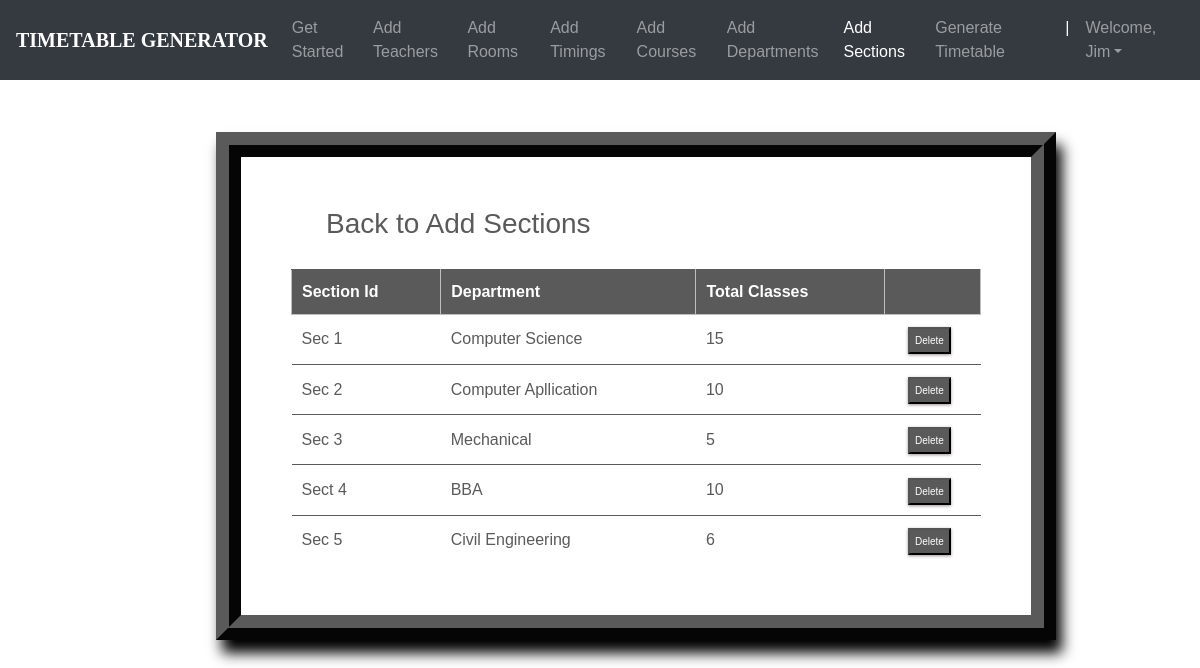
/sections_list/ (signed in), run on the app's committed database.
### ttgen/models.py (models this page shows, shortened)
class Section(models.Model):
    section_id = models.CharField(max_length=25, primary_key=True)
    department = models.ForeignKey(Department, on_delete=models.CASCADE)
    num_class_in_week = models.IntegerField(default=0)
    course = models.ForeignKey(Course, on_delete=models.CASCADE, blank=True, null=True)
    meeting_time = models.ForeignKey(MeetingTime, on_delete=models.CASCADE, blank=True, null=True)
    room = models.ForeignKey(Room, on_delete=models.CASCADE, blank=True, null=True)
    instructor = models.ForeignKey(Instructor, on_delete=models.CASCADE, blank=True, null=True)

class Department(models.Model):
    dept_name = models.CharField(max_length=50)
    courses = models.ManyToManyField(Course)
    def __str__(self):
        return self.dept_name

### ttgen/views.py (the view)
# urls.py: path('sections_list/', views.section_list, name='editsection'),
@login_required
def section_list(request):
    context = {
        'sections': Section.objects.all()
    }
    return render(request, 'seclist.html', context)

### templates/seclist.html (shortened to what this page needs)
<!DOCTYPE html>
<html lang="en">
<head>
	<link rel="stylesheet" href="https://maxcdn.bootstrapcdn.com/bootstrap/4.0.0/css/bootstrap.min.css">
    <link rel="stylesheet" type="text/css" href="static/css/index.css">
</head>
<body>
        <header>
			<nav class="navbar navbar-expand-md navbar-dark fixed-top bg-dark">
                <a class="navbar-brand" href="#"><b>TIMETABLE GENERATOR</b></a>
                <div class="collapse navbar-collapse" id="navbarCollapse">
                    <ul class="navbar-nav ml-auto">
                    <li class="nav-item">
                        <a class="nav-link" href="{% url 'admindash' %}">Get Started</a>
                    </li>
                    <li class="nav-item">
                        <a class="nav-link" href="{% url 'addInstructors' %}">Add Teachers</a>
                    </li>
                    <li class="nav-item">
                        <a class="nav-link" href="{% url 'addRooms' %}">Add Rooms</a>
                    </li>
                    <li class="nav-item">
		                <a class="nav-link" href="{% url 'addTimings' %}">Add Timings</a>
		            </li>
                    <li class="nav-item">
                        <a class="nav-link" href="{% url 'addCourses' %}">Add Courses</a>
                    </li>
                    <li class="nav-item">
			            <a class="nav-link" href="{% url 'addDepts' %}">Add Departments</a>
		            </li>
                    <li class="nav-item active">
			            <a class="nav-link" href="{% url 'addSections' %}">Add Sections</a>
		            </li>
                    <li class="nav-item">
			            <a class="nav-link" href="{% url 'generate' %}">Generate Timetable</a>
		            </li>
                    <li class="nav-item active">
			            <a class="nav-link">|</a>
		            </li>
                    <li class="nav-item dropdown">
		                <a class="nav-link dropdown-toggle" href="#" id="dropdown03" data-toggle="dropdown" aria-haspopup="true" aria-expanded="false">Welcome, {{ user.first_name }}</a>
		            </li>
                    </ul>
                </div>
            </nav>
        </header>
        <br><br>
    {% block content %}
{% load static %}
<fieldset class="fieldset">
    <a href="{% url 'addSections'%}"><h1 class="tablink" onclick="openPage('new')" id="defaultOpen">Back to Add Sections</h1></a>
    <div class="tabcontent" id="edit">
        <table class="table1">
            <thead>
            <tr class="table-headers">
            <th>Section Id</th>
            <th>Department</th>
            <th>Total Classes</th>
            <th  class="empty"></th>
            </tr>
            </thead>
            <tbody>
            {% for sec in sections %}
            <tr>
             <td>{{sec.section_id}}</td>
             <td>{{sec.department}}</td>
             <td>{{sec.num_class_in_week }}</td>
             <td class="empty">
                <form action="{% url 'deletesection' sec.section_id %}" method="post">
                        <input type="submit" value="Delete" class="cross">
                </form>
             </td>
             </tr>
            {% endfor %}
            </tbody>
        </table>
    </div>
</fieldset>
{% endblock %}

### static/css/index.css (style rules this page uses)
body { padding-top: 3rem; padding-bottom: 3rem; color: #5a5a5a; font-family: 'Poppins', sans-serif; overflow-x: hidden; }
nav { font-family: sans-serif; }
.navbar-brand { font-size: 20px; font-family: Georgia, 'Times New Roman', Times, serif; }

### templates/seclist.html (style rules this page uses)
nav { font-family: sans-serif; }
.navbar-brand { font-size: 20px; font-family: Georgia, 'Times New Roman', Times, serif; }
* { margin: 0; padding: 0; box-sizing: border-box; }
html { scroll-behavior: smooth; }
a { text-decoration:none; }
form { margin-top: 3%; margin-left: 18%; margin-right: 12%; }
fieldset h1 { color: #5a5a5a; padding-bottom: 20px; margin-left: 35px; display: inline-block; cursor: pointer; font-size: 28px; }
fieldset input { padding:8px; color: #938c8c }
.table2 td, th { border: 1px solid rgb(190,190,190); padding: 10px 20px; }
.table1 { width: 100%; border-collapse: collapse; text-align: left; overflow: hidden; }
.table1 td, th { border-top: 1px solid #5a5a5a; padding: 10px; }
.table1 th { background-color: #5a5a5a; color: #fff; }
.cross { font-size:10px; box-shadow: 0px 1px 3px 0px #9e9292; padding: 4px 5px; color: #fff; background-color: #5a5a5a; cursor: pointer; }
.fieldset { margin-top: 3%; margin-left: 18%; margin-right: 12%; padding: 50px; border-width: 25px; border-style: ridge; border-color: #5a5a5a; box-shadow: 6px 13px 13px 0px black; background-color: #fff; }

### data on the page
Section: section_id "Sec 1", department "Computer Science", num_class_in_week "15"
Section: section_id "Sec 2", department "Computer Apllication", num_class_in_week "10"
Section: section_id "Sec 3", department "Mechanical", num_class_in_week "5"
Section: section_id "Sect 4", department "BBA", num_class_in_week "10"
Section: section_id "Sec 5", department "Civil Engineering", num_class_in_week "6"

### other printed values
{{ user.first_name }} "Jim"
